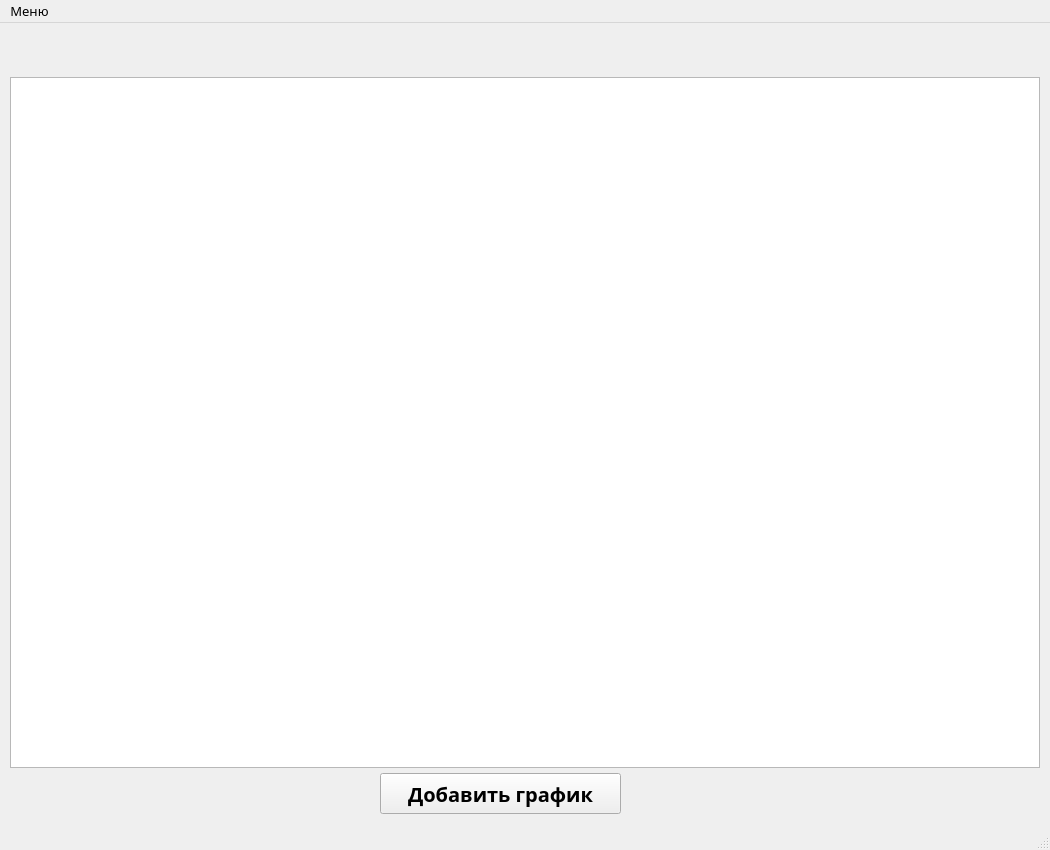
<?xml version="1.0" encoding="UTF-8"?>
<ui version="4.0">
 <class>GraphWin</class>
 <widget class="QMainWindow" name="GraphWin">
  <property name="geometry">
   <rect>
    <x>0</x>
    <y>0</y>
    <width>1050</width>
    <height>850</height>
   </rect>
  </property>
  <property name="minimumSize">
   <size>
    <width>1050</width>
    <height>850</height>
   </size>
  </property>
  <property name="maximumSize">
   <size>
    <width>1050</width>
    <height>850</height>
   </size>
  </property>
  <property name="font">
   <font>
    <family>Sitka Heading</family>
    <pointsize>10</pointsize>
   </font>
  </property>
  <property name="mouseTracking">
   <bool>false</bool>
  </property>
  <property name="windowTitle">
   <string>Grapher</string>
  </property>
  <widget class="QWidget" name="centralwidget">
   <widget class="PlotWidget" name="Field">
    <property name="geometry">
     <rect>
      <x>10</x>
      <y>54</y>
      <width>1030</width>
      <height>691</height>
     </rect>
    </property>
    <property name="font">
     <font>
      <family>Sitka Heading</family>
      <pointsize>10</pointsize>
     </font>
    </property>
    <property name="mouseTracking">
     <bool>true</bool>
    </property>
   </widget>
   <widget class="QPushButton" name="AddButton">
    <property name="geometry">
     <rect>
      <x>380</x>
      <y>750</y>
      <width>241</width>
      <height>41</height>
     </rect>
    </property>
    <property name="font">
     <font>
      <pointsize>15</pointsize>
      <weight>75</weight>
      <bold>true</bold>
     </font>
    </property>
    <property name="text">
     <string>Добавить график</string>
    </property>
   </widget>
   <widget class="QLabel" name="Title">
    <property name="geometry">
     <rect>
      <x>30</x>
      <y>0</y>
      <width>1001</width>
      <height>51</height>
     </rect>
    </property>
    <property name="font">
     <font>
      <family>Sitka Heading</family>
      <pointsize>22</pointsize>
      <weight>75</weight>
      <bold>true</bold>
     </font>
    </property>
    <property name="text">
     <string/>
    </property>
    <property name="alignment">
     <set>Qt::AlignCenter</set>
    </property>
   </widget>
  </widget>
  <widget class="QMenuBar" name="menubar">
   <property name="geometry">
    <rect>
     <x>0</x>
     <y>0</y>
     <width>1050</width>
     <height>26</height>
    </rect>
   </property>
   <widget class="QMenu" name="MenuBtn">
    <property name="title">
     <string>Меню</string>
    </property>
    <addaction name="SaveBtn"/>
    <addaction name="HelpBtn"/>
   </widget>
   <addaction name="MenuBtn"/>
  </widget>
  <widget class="QStatusBar" name="statusbar"/>
  <action name="SaveBtn">
   <property name="text">
    <string>Сохранить</string>
   </property>
  </action>
  <action name="HelpBtn">
   <property name="text">
    <string>Помощь</string>
   </property>
  </action>
 </widget>
 <customwidgets>
  <customwidget>
   <class>PlotWidget</class>
   <extends>QGraphicsView</extends>
   <header>pyqtgraph</header>
  </customwidget>
 </customwidgets>
 <resources/>
 <connections/>
</ui>
